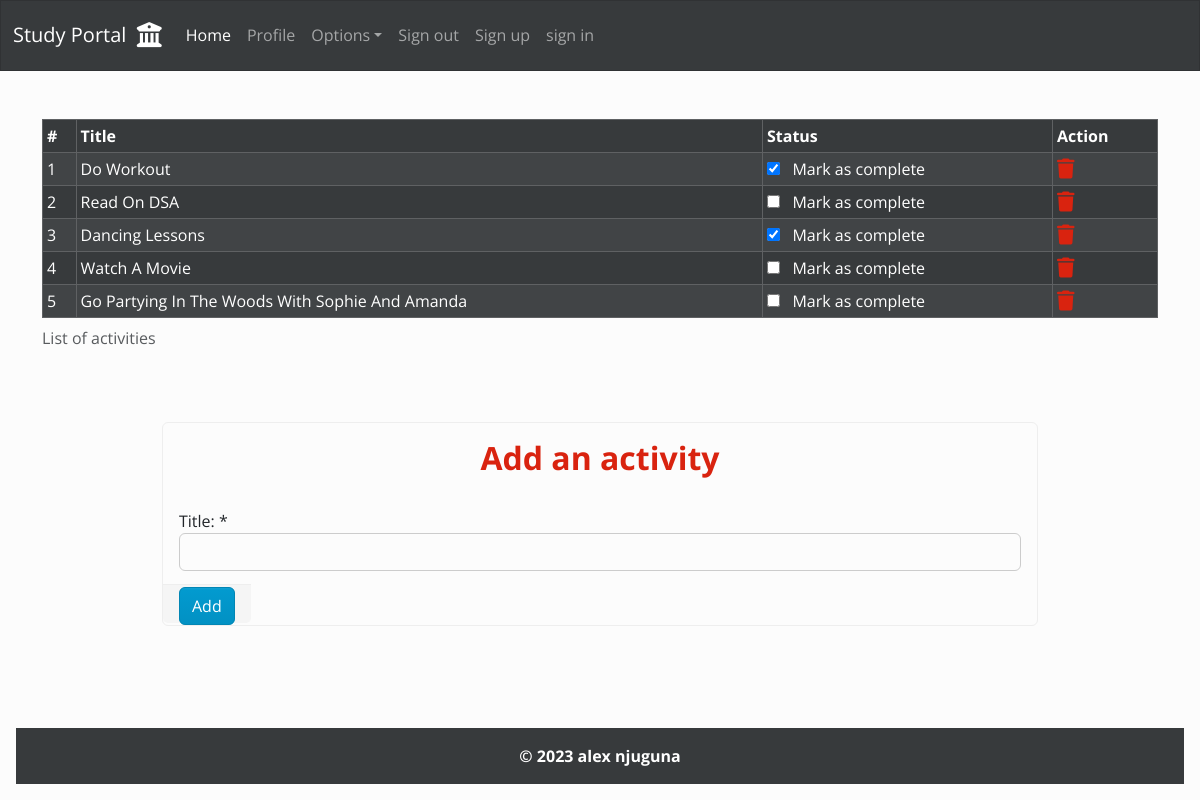
Page /activity/ (signed in) on the earlier database version.
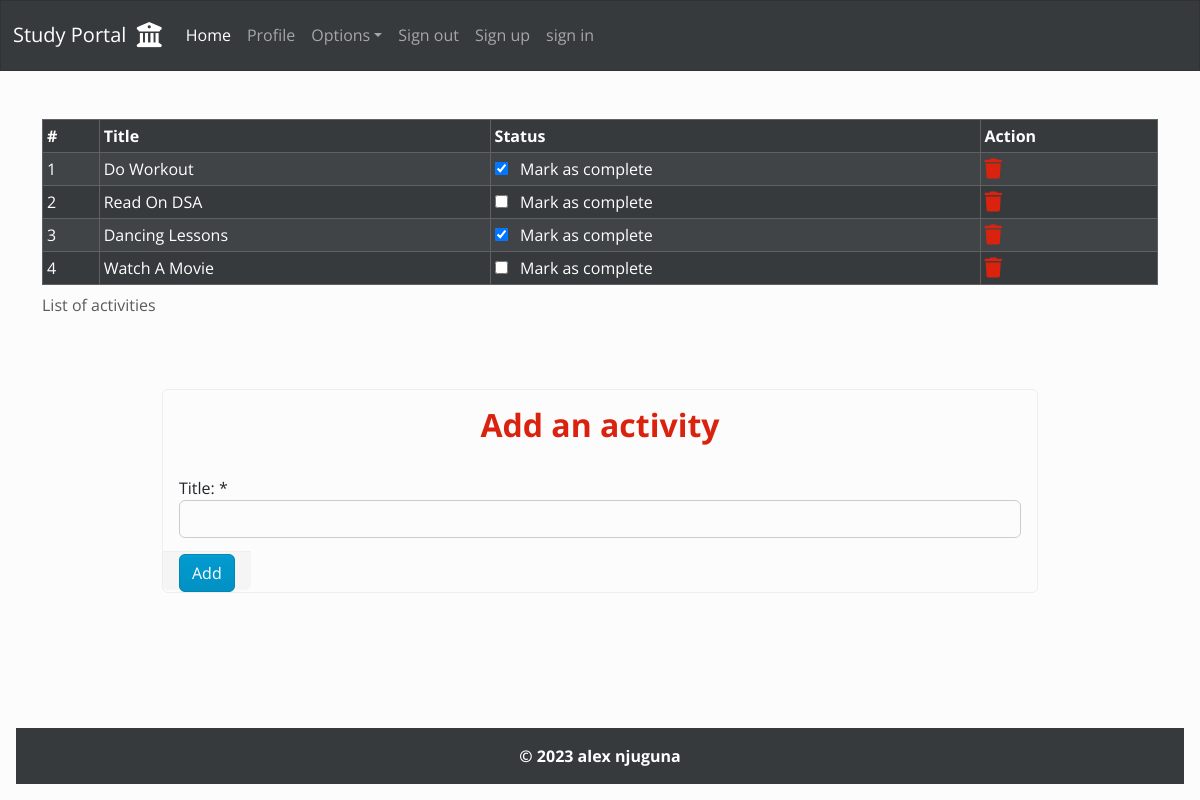
Same page on the later database version.
### activity/models.py (models this page shows, shortened)
class Activity(models.Model):
    user = models.ForeignKey(User, on_delete=models.CASCADE)
    title = models.CharField(max_length=50)
    is_finished = models.BooleanField(default=False)

### activity/views.py (the view)
# urls.py: path("", views.home, name="home"),
def home(request):
    if request.method == "POST":
        form = ActivityForm(request.POST)
        if form.is_valid():
            title = form.cleaned_data.get("title")
            activity = Activity(user=request.user, title=title)
            activity.save()
            messages.success(request, f"Activity '{title.upper()}' added.")
            return redirect("activity:home")
    else:
        form = ActivityForm()
    activities = Activity.objects.filter(user=request.user)
    return render(request, "activity/home.html", {
        "title": "activities",
        "activities": activities,
        "form": form
    })

### activity/forms.py
class ActivityForm(forms.ModelForm):
    class Meta:
        model = Activity
        fields = ["title"]
        labels = {
            "title": "Title: "
        }
        widgets = {
            "title": forms.TextInput(attrs={
                "class": "form-control"
            })
        }

### activity/templates/activity/home.html (shortened to what this page needs)
{% extends 'dashboard/base.html' %}
{% load crispy_forms_tags %}
{% block content %}
    {% if activities %}
        <div class="container-md mt-5">
            <div class="table-responsive">
                <table class="table table-sm table-striped table-hover table-dark table-bordered">
                    <caption>List of activities</caption>
                    <thead>
                        <tr>
                            <th>#</th>
                            <th>Title</th>
                            <th>Status</th>
                            <th>Action</th>
                        </tr>
                    </thead>
                    <tbody>
                        {% for activity in activities %}
                            <tr>
                                <td>{{ forloop.counter }}</td>
                                <td class="text-capitalize">{{ activity.title }}</td>
                                <td>
                                    <a class="text-decoration-none" href="{% url 'activity:update_activity' activity.id %}">
                                        <div class="text-light">
                                            {% if activity.is_finished == True %}
                                                <input class="form-cntrol" type="checkbox" name="" id="" checked>
                                            {% else %}
                                                <input class="form-cntrol" type="checkbox" name="" id="">
                                            {% endif %}
                                            &nbsp;
                                            Mark as complete
                                        </div>
                                    </a>
                                </td>
                                <td>
                                    <a href="{% url 'activity:delete_activity' activity.id %}">
                                        <i class="fa-solid fa-trash fa-lg"></i>
                                    </a>
                                </td>
                            </tr>
                        {% endfor %}
                    </tbody>
                </table>
            </div>
        </div>
    {% else %}
        <h3 class="alert alert-info mt-3">No activities listed so far</h3>
    {% endif %}
    <div class="container-sm mt-5 w-75" style="margin-bottom: 120px;">
        <div class="card">
            <fieldset>
                <legend class="card-title text-center text-primary mt-3">
                    <h2 class="fw-bold fs-2">Add an activity</h2>
                </legend>
            </fieldset>
            <form class="form-group" action="" method="post" autocomplete="off">
                <fieldset class="card-body">
                    {{ form|crispy }}
                </fieldset>
                <fieldest class="card-footer mt-auto">
                    <button class="btn btn-info text-center" type="submit">
                        Add
                    </button>
                </fieldest>
            </form>
        </div>
    </div>
{% endblock content %}

Differences in the rows shown:
removed Activity: title "Go Partying In The Woods With Sophie And Amanda"
